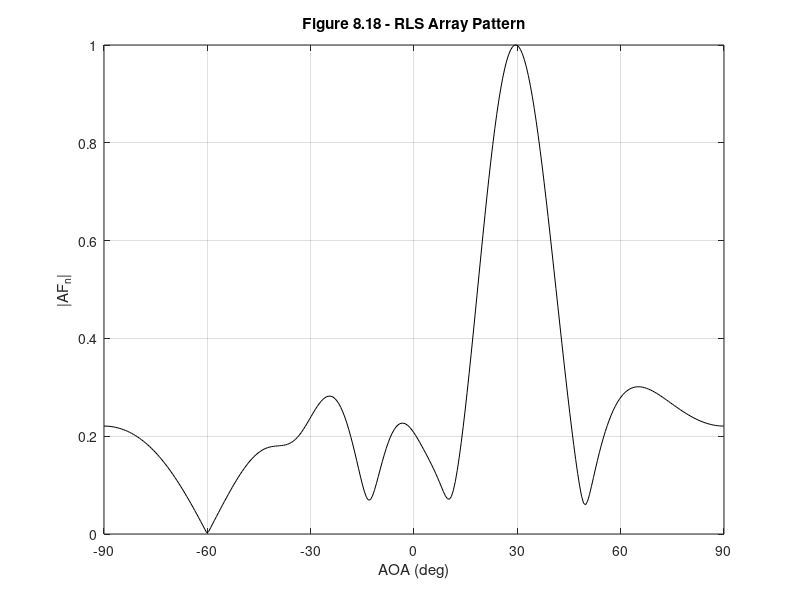

This figure's MATLAB source:
%%%%%%%%%%%%%%%%%%%%%%%%%%%%%%%%%%%%%%%%%%%%%%%%%%%%%%%%%%%%%%%
%%                                                           %%
%%  ******************************************************   %%
%%  * Smart Antennas for Wireless Applications w/ Matlab *   %%
%%  ******************************************************   %%
%%                                                           %%
%% Chapter 8: Ex 8.9                                         %%
%%                                                           %%
%% Author: Frank Gross                                       %%
%% McGraw-Hill, 2005                                         %%
%% Date:  3/05/2005                                          %%
%%                                                           %%
%% This code produces Figure 8.18, a plot of the beampattern %%
%%     for a N = 8 ULA with d = 0.5, where the weights were  %%
%%     determined using the RLS algorithm with alpha = .9.   %%
%%%%%%%%%%%%%%%%%%%%%%%%%%%%%%%%%%%%%%%%%%%%%%%%%%%%%%%%%%%%%%%      

%%------------------- Define Variables:----------------------%%
% N - # of elements in array                                  %
% d - element spacing in wavelengths                          %
% sig2 - noise variance                                       %
% alpha - forgetting factor                                   %
% thetaS - desired user AOA (deg)                             %
% thetaI - interferer AOA (deg)                               %
% T - period of desired signal                                %
% t - time axis for desired signal                            %
% S - desired signal                                          %
% I - interfering signal                                      %
% vS,vI - steering vectors of desired user and interferers    %
% x - total received signal                                   %
% n - noise received by array                                 %
% Rnn - noise covariance matrix                               %
% Rxx - total received signal correlation matrix              %
% Rinv - inverse of total received signal correlation matrix  %
% alinv - inverse of forgetting factor, alpha                 %
% mu - convergence parameter                                  %
% w - weights of ULA determined using LMS algorithm           %
% theta - range of AOA's (rad)                                %
% AF - weighted array output                                  %
%%-----------------------------------------------------------%%

randn('state',0)

%%----- Givens -----%%

N = 8; d = .5; sig2 = .01; alpha = .9; K = 50;

thetaS = 30*pi/180; thetaI = -60*pi/180;

%----- Desired Signal & Interferer definition-----%

T = 1E-3; t = (0:(K-1))*T/(K-1);

S = cos(2*pi*t/T);

I = sin(pi*t/T);

%%----- Create steering vectors for each user's signal for linear array -----%%

i = 1:N;
vS = exp(1j*(i-1)*2*pi*d*sin(thetaS));
vI = exp(1j*(i-1)*2*pi*d*sin(thetaI));

%%----- Create total received signal and noise -----%%

x = vS.'*S + vI.'*I;	

n = randn(N,K)*sqrt(sig2); 

%%----- Calculate covariance matrices -----%%

Rnn = n*n'/K;
Rxx = x(:,1)*x(:,1)' + Rnn;
Rinv = inv(Rxx);
alinv = 1/alpha;

%%----- Solve for Weights using RLS -----%%

w = zeros(N,K);

for jj = 2:K
    Rxx = alpha*Rxx+x(:,jj)*x(:,jj)';
    Rinv = alinv*Rinv - alinv^2*Rinv*x(:,jj)*x(:,jj)'*Rinv./(1+alinv*x(:,jj)'*Rinv*x(:,jj));
    g = Rinv*x(:,jj);
    w(:,jj) = w(:,jj-1)+g*[S(jj)-x(:,jj)'*w(:,jj-1)];
end

%%----- Plot Results -----%%

ww = w(:,K); ww = ww/ww(1);

theta = -pi/2:.01:pi/2;
AF = 0; 

for i = 1:N
    AF = AF + ww(i)'*exp(1j*(i-1)*2*pi*d*sin(theta));
end
figure(1), plot(theta*180/pi,abs(AF)/max(abs(AF)),'k')
xlabel('AOA (deg)'), ylabel('|AF_n|')
title('\bfFigure 8.18 - RLS Array Pattern')
axis([-90 90 0 1]), grid on
set(gca,'xtick',[-90 -60 -30 0 30 60 90])
